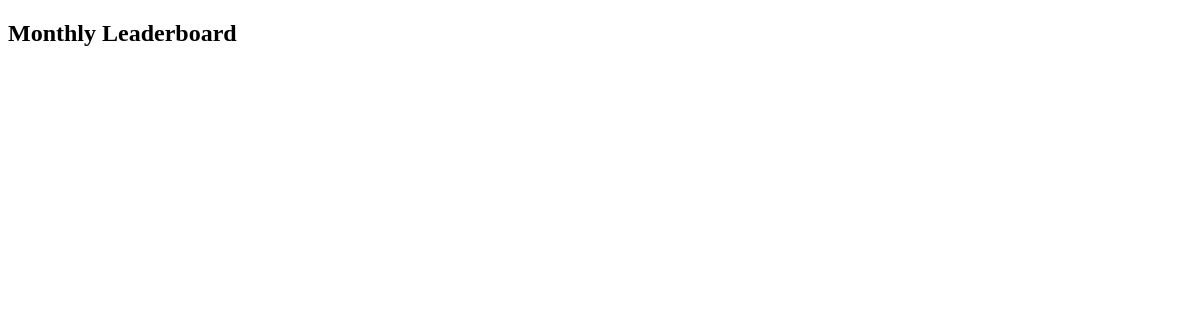
The page /monthly_leaderboard/ (signed in) on the database as committed earlier.
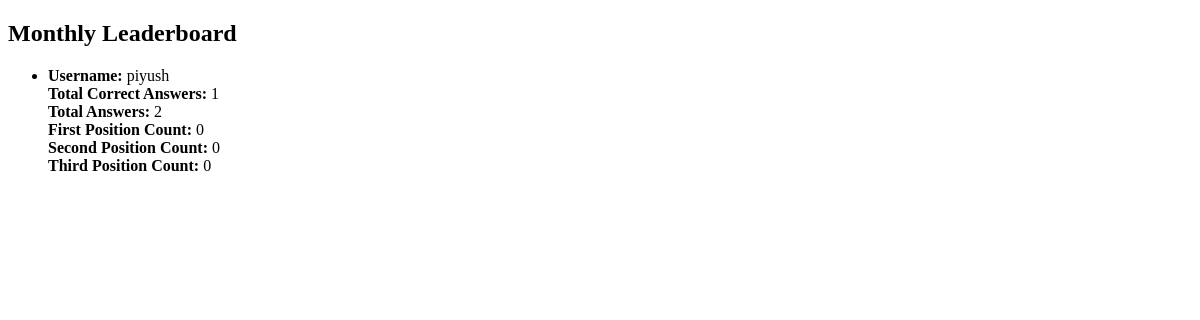
The same page on the database as committed later.
### aptitude/models.py (models this page shows, shortened)
class CustomUser(AbstractBaseUser, PermissionsMixin):
    email = models.EmailField(unique=True)
    username = models.CharField(max_length=150, unique=True)
    total_attempted = models.IntegerField(default=0)
    total_correct = models.IntegerField(default=0)
    current_streak = models.IntegerField(default=0)
    highest_streak = models.IntegerField(default=0)
    is_active = models.BooleanField(default=True)
    is_staff = models.BooleanField(default=False)
    date_joined = models.DateTimeField(default=timezone.now)
    first_position_count = models.IntegerField(default=0)
    second_position_count = models.IntegerField(default=0)
    third_position_count = models.IntegerField(default=0)
    groups = models.ManyToManyField(
        Group,
        related_name='customuser_set',
        related_query_name='customuser',
        blank=True,
        verbose_name='groups',
        help_text='The groups this user belongs to. A user will get all permissions granted to each of their groups.'
    )
    user_permissions = models.ManyToManyField(
        Permission,
        related_name='customuser_set',
        related_query_name='customuser',
        blank=True,
        verbose_name='user permissions',
        help_text='Specific permissions for this user.'
    )
    objects = CustomUserManager()
    USERNAME_FIELD = 'email'
    REQUIRED_FIELDS = ['username']

### aptitude/views.py (the view)
# urls.py: path('monthly_leaderboard/', views.monthly_leaderboard, name='monthly_leaderboard'),
@login_required
def monthly_leaderboard(request):
    now = timezone.now()
    users = CustomUser.objects.filter(
        useranswer__time_solved__month=now.month,
        useranswer__time_solved__year=now.year
    ).distinct().annotate(
        total_correct_answers=Count('useranswer', filter=Q(useranswer__is_correct=True)),
        total_answers=Count('useranswer')
    ).order_by('-total_correct_answers', '-first_position_count', '-second_position_count', '-third_position_count')
    return render(request, 'monthly_leaderboard.html', {'users': users})

### aptitude/templates/monthly_leaderboard.html (shortened to what this page needs)
<!DOCTYPE html>
<html>
<head>
</head>
<body>
    <h2>Monthly Leaderboard</h2>
    <ul>
        {% for user in users %}
            <li>
                <strong>Username:</strong> {{ user.username }}<br>
                <strong>Total Correct Answers:</strong> {{ user.total_correct_answers }}<br>
                <strong>Total Answers:</strong> {{ user.total_answers }}<br>
                <strong>First Position Count:</strong> {{ user.first_position_count }}<br>
                <strong>Second Position Count:</strong> {{ user.second_position_count }}<br>
                <strong>Third Position Count:</strong> {{ user.third_position_count }}<br>
            </li>
        {% endfor %}
    </ul>
</body>
</html>

Rows that differ between the two databases and show on the page:
now on this page (row edited): CustomUser: username "piyush", total_correct_answers "1", total_answers "2", first_position_count "0", second_position_count "0", third_position_count "0"
